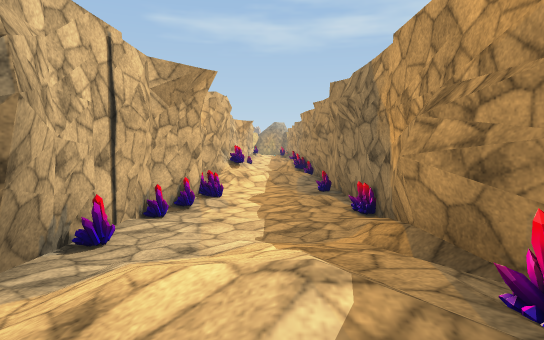
view 1 (above)

16 first-person views from a walk through a Unity game level. The camera is 1.3 m above the floor, tilts 4° down and sees 75° across. The floor is counted in squares, 2 m on a side. Each view is taken from the middle of a square. On the plan, view 1 faces up. The plan holds only what a view shows up to about 10 squares ahead; the rest is blank. The place goes on beyond the plan. The player is left out. Some surface patterns are stand-ins.

view 2
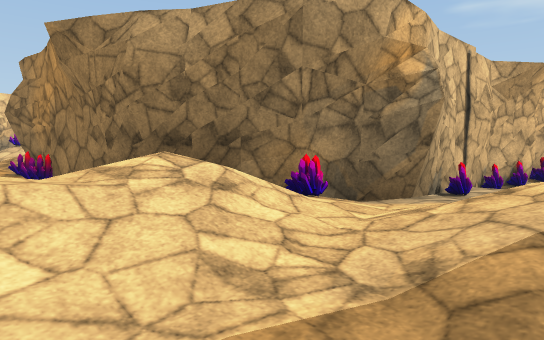

view 3
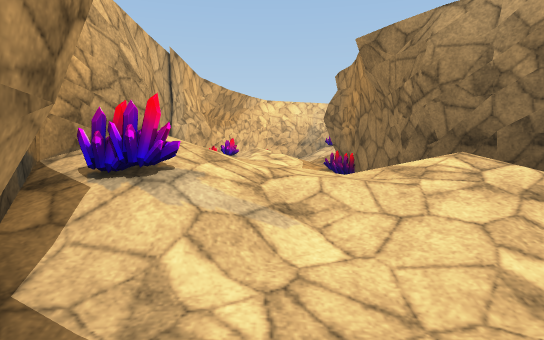

view 4
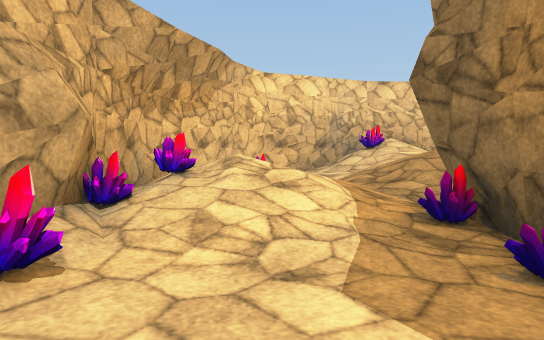

view 5
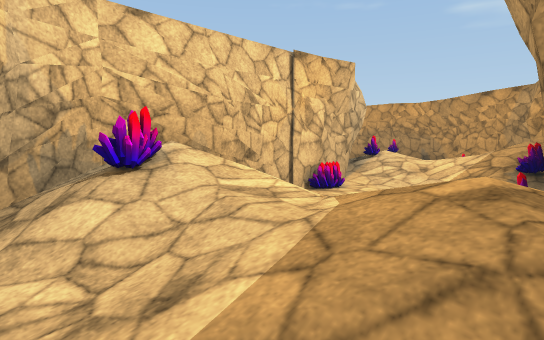

view 6
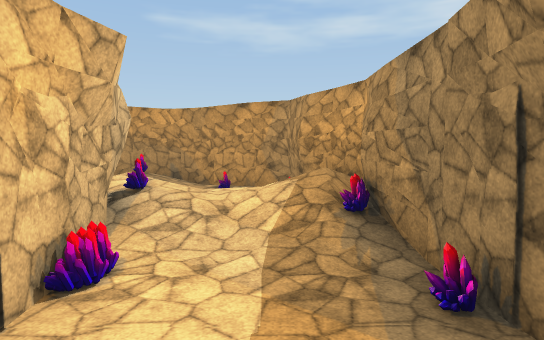

view 7
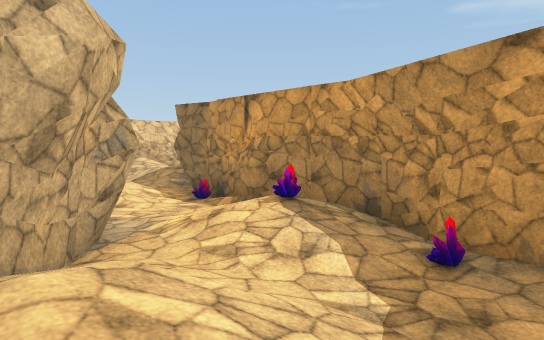

view 8
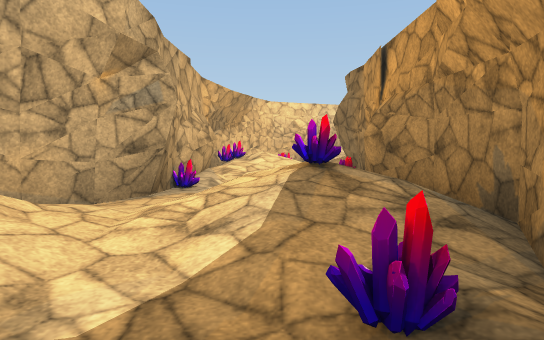

view 9
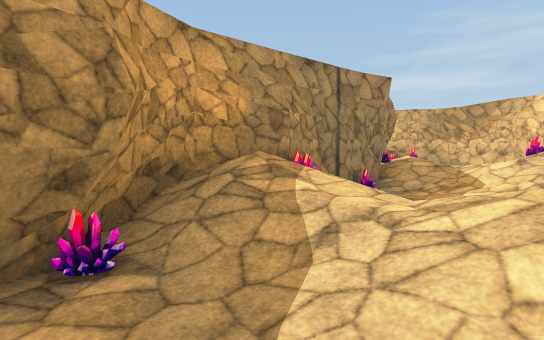

view 10
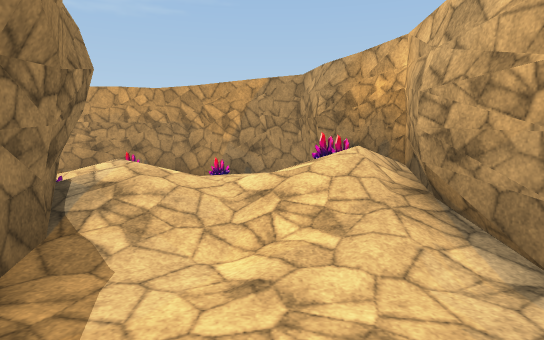

view 11
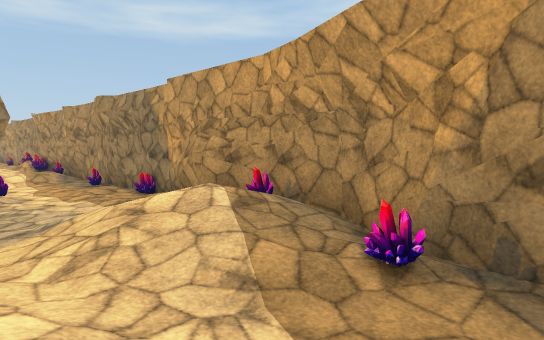

view 12
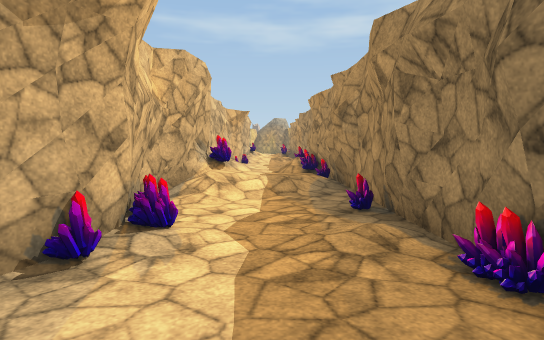

view 13
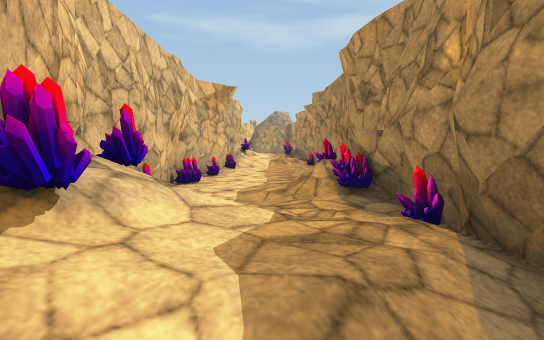

view 14
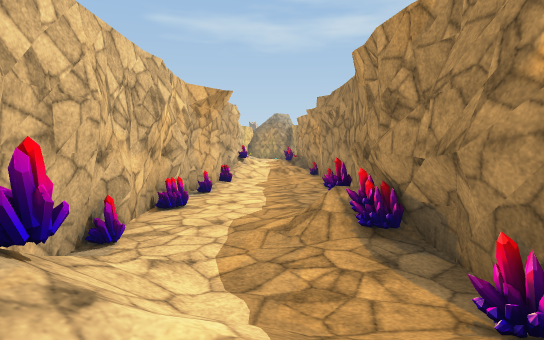

view 15
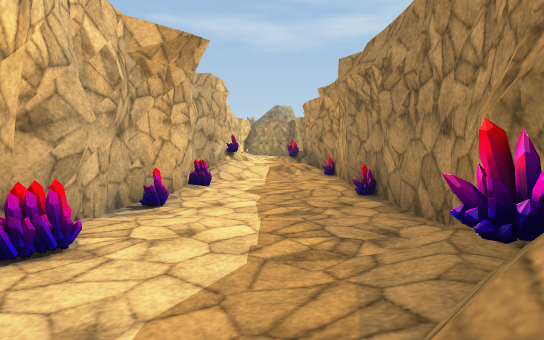

view 16
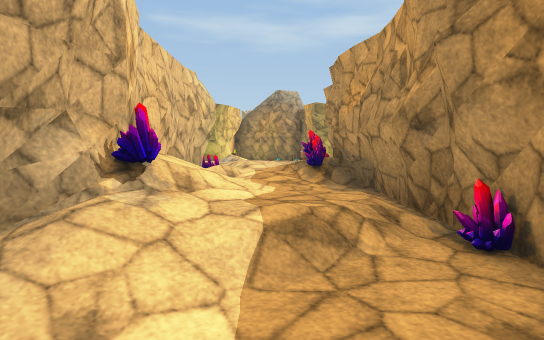

### Floor plan
Key: @ floor where view 1 was taken; # wall or solid block; . main floor; : floor 0.25 m higher than the main floor; - floor 0.25 m lower than the main floor; + floor 0.5 m higher than the main floor; * floor 0.75 m higher than the main floor; % floor 1 m higher than the main floor; & floor 1.25 m higher than the main floor; / step, stairs or slope; C crystal; O other object.
Columns run from 21 left of view 1 to 2 right of it. Each row starts with its distance up from view 1.
 27                    #/:
 26                    #-.
 25                    #O #
 24                    #/:#
 23                    # .#
 22                    #   #
 21                    #C:.#
 20                    #//C#
 19                    #.--#
 18                    #O--#
 17                    #.-C#
 16                    #C--#
 15                    #...#
 14                    #C.:#
 13                    #..##
 12                    #..##
 11 /########          #/.C#
 10 +/OC+*/+###        #C+:#
  9  /+:+/C*C:#        #C/.#
  8 O*++C+++:C##       #/..#
  7 ######/////#       #O.C#
  6      ##C%//#       #O..#
  5       ##//C#       #C.C#
  4        #C::#       #...#
  3        #::C#       #.:##
  2        #//+#      ##/+/#
  1        #//%&     ##C+%C#
  0        #C///+#####%/:@/#
 -1        ##::++CCC./%/.C##
 -2         #O  //:::/%/..#
 -3         ### CO:C.//C###
 -4            ##########

Where each view was taken, in squares from view 1:
view 1: 0 up, 0 right, facing up
view 2: 2 down, 0 right, facing up-left
view 3: 2 down, 0 right, facing left
view 4: 2 down, 5 left, facing left
view 5: 1 down, 10 left, facing up-left
view 6: 1 up, 12 left, facing up
view 7: 6 up, 12 left, facing up-left
view 8: 9 up, 12 left, facing left
view 9: 9 up, 14 left, facing down-right
view 10: 2 down, 7 left, facing right
view 11: 2 down, 2 left, facing up-right
view 12: 3 up, 0 right, facing up
view 13: 8 up, 0 right, facing up
view 14: 9 up, 0 right, facing up
view 15: 12 up, 0 right, facing up
view 16: 18 up, 0 right, facing up
